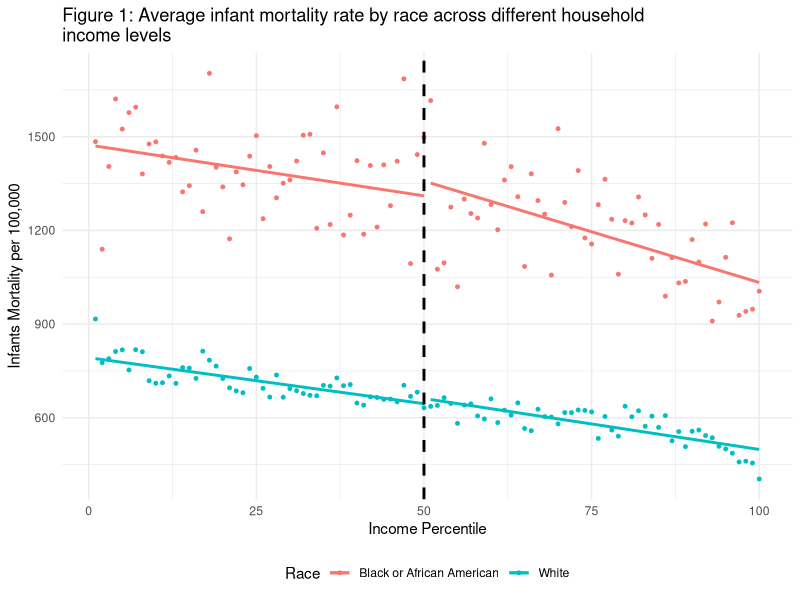

This figure's R source:
## ---- chunk 1
knitr::opts_chunk$set(echo = FALSE, message = FALSE, warning = FALSE)
library(tidyverse)
library(dplyr)
library(knitr)
library(kableExtra)
library(broom)
library(ggplot2)
library(here)
## ---- chunk 2
data <- read.csv(here("outputs/data/data.csv"))
data$White <- ifelse(data$race == "White", 1, 0)
data$HighIncome <- ifelse(data$pctile > 50, 1, 0)
data$White_HighIncome <- data$White * data$HighIncome
model <- lm(crude_rate ~ pctile*race + pctile*HighIncome + pctile*White_HighIncome, data = data)
## ---- chunk 3
# Convert regression summary to a tidy data frame
tidy_model <- tidy(model)

# Function to add stars based on p-values
add_stars <- function(p) {
  if (p < 0.001) return("(***)")
  if (p < 0.01) return("(**)")
  if (p < 0.05) return("(*)")
  if (p < 0.1) return(".")
  return("")
}
# Add stars to estimates
tidy_model$Estimate_with_stars <- paste0(round(tidy_model$estimate, 3), sapply(tidy_model$p.value, add_stars))

# Named vector of new labels
new_labels <- c(
  "(Intercept)" = "Intercept",
  "pctile" = "Percentile",
  "raceWhite" = "Race",
  "HighIncome" = "HighIncome",
  "White_HighIncome" = "White_HighIncome",
  "pctile:raceWhite" = "Percentile:Race",
  "pctile:HighIncome" = "Percentile:High_Income",
  "pctile:White_HighIncome" = "Percentile:White_HighIncome"
)

# Update the term column with new labels
tidy_model$term <- new_labels[tidy_model$term]

# Rename columns and select the ones we want
tidy_model <- tidy_model %>%
  rename(
    `Predictor` = term,
    `Estimates` = Estimate_with_stars,
    `Standard Error` = std.error,
    `t value` = statistic,
    `p value` = p.value
  ) %>%
  select(Predictor, Estimates, `Standard Error`, `t value`, `p value`)

# Create a table using kable() and style it with kableExtra
kable(tidy_model, digits = 3, format = "latex", booktabs = TRUE, caption = "Regression Summary") %>%
  footnote(general = "Signif. codes: 0 ‘***’ 0.001 ‘**’ 0.01 ‘*’ 0.05 ‘.’ 0.1 ‘ ’ 1")
## ---- chunk 4
data$fitted_values <- predict(model, newdata = data)
ggplot(data, aes(x = pctile, y = crude_rate, color = race)) +
  stat_summary(fun = mean, geom = "point", size = 1) +
  geom_line(data = data[data$pctile <= 50, ], 
            aes(y = fitted_values, group = race), size = 1) +
  geom_line(data = data[data$pctile > 50, ], 
            aes(y = fitted_values, group = race), size = 1) +
  geom_vline(aes(xintercept = 50), 
             linetype = "dashed", color = "black", size = 1) +
  labs(title = "Figure 1: Average infant mortality rate by race across different household \nincome levels",
       x = "Income Percentile",
       y = "Infants Mortality per 100,000") +
  theme_minimal() +
  theme(legend.position = "bottom") +
  scale_color_manual(values = c("Black or African American" = "#F8766D", 
                                "White" = "#00BFC4"),
                     name = "Race")
